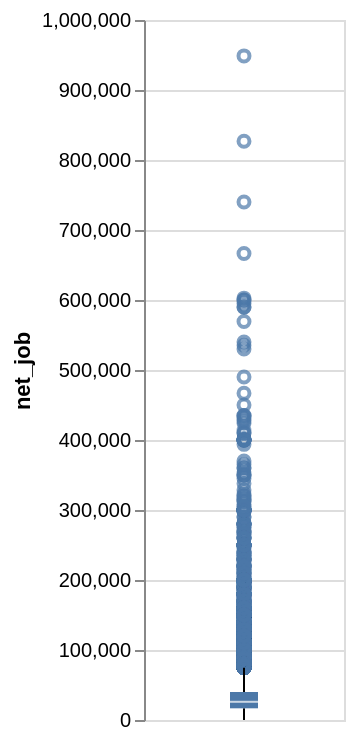

Notebook code for this chart:
### Code cell
prepsm_data.filter(pl.col('is_employed_has_disablity') == 0).plot.boxplot(y='net_job').properties(width=100, height=350)

### Figure 1 — Vega specification as saved in the notebook (floating-point values rounded to 4 significant figures; data arrays with more than 128 entries replaced by an {"elided": "..."} marker saying what was removed)
{"$schema": "https://vega.github.io/schema/vega/v6.json", "data": [{"name": "source_0"}, {"name": "data_0"}, {"name": "data_1", "values": {"elided": "3203 records"}}, {"name": "data_2"}, {"name": "data_3", "values": [{"lower_box_net_job": 16700.0, "lower_whisker_net_job": 0.0, "upper_whisker_net_job": 74600.0}]}, {"name": "data_4", "values": [{"lower_whisker_net_job": 0.0, "upper_box_net_job": 40000.0, "upper_whisker_net_job": 74600.0}]}, {"name": "data_5"}, {"name": "data_6", "values": [{"lower_box_net_job": 16700.0, "max_net_job": 948700.0, "mid_box_net_job": 26000.0, "min_net_job": 0.0, "upper_box_net_job": 40000.0}]}, {"name": "data_7", "values": [{"lower_box_net_job": 16700.0, "max_net_job": 948700.0, "mid_box_net_job": 26000.0, "min_net_job": 0.0, "upper_box_net_job": 40000.0}]}], "marks": [{"type": "symbol", "name": "layer_0_layer_0_marks", "from": {"data": "data_1"}, "encode": {"update": {"x": {"signal": "width", "mult": 0.5}, "y": {"field": "net_job", "scale": "y"}, "fill": {"value": "transparent"}, "stroke": {"value": "#4c78a8"}, "opacity": {"value": 0.7}}}, "style": ["point", "boxplot-outliers"]}, {"type": "rule", "name": "layer_0_layer_1_layer_0_marks", "from": {"data": "data_3"}, "encode": {"update": {"x": {"signal": "width", "mult": 0.5}, "stroke": {"value": "black"}, "tooltip": {"signal": "{\"Upper Whisker of net_job\": format(datum[\"upper_whisker_net_job\"], \"\"), \"Lower Whisker of net_job\": format(datum[\"lower_whisker_net_job\"], \"\")}"}, "y": {"field": "lower_whisker_net_job", "scale": "y"}, "y2": {"field": "lower_box_net_job", "scale": "y"}}}, "style": ["rule", "boxplot-rule"], "aria": false}, {"type": "rule", "name": "layer_0_layer_1_layer_1_marks", "from": {"data": "data_4"}, "encode": {"update": {"stroke": {"value": "black"}, "y": {"field": "upper_box_net_job", "scale": "y"}, "tooltip": {"signal": "{\"Upper Whisker of net_job\": format(datum[\"upper_whisker_net_job\"], \"\"), \"Lower Whisker of net_job\": format(datum[\"lower_whisker_net_job\"], \"\")}"}, "y2": {"field": "upper_whisker_net_job", "scale": "y"}, "x": {"signal": "width", "mult": 0.5}}}, "style": ["rule", "boxplot-rule"], "aria": false}, {"type": "rect", "name": "layer_1_layer_0_marks", "from": {"data": "data_6"}, "encode": {"update": {"y2": {"field": "upper_box_net_job", "scale": "y"}, "fill": {"value": "#4c78a8"}, "xc": {"signal": "width", "mult": 0.5}, "tooltip": {"signal": "{\"Max of net_job\": format(datum[\"max_net_job\"], \"\"), \"Q3 of net_job\": format(datum[\"upper_box_net_job\"], \"\"), \"Median of net_job\": format(datum[\"mid_box_net_job\"], \"\"), \"Q1 of net_job\": format(datum[\"lower_box_net_job\"], \"\"), \"Min of net_job\": format(datum[\"min_net_job\"], \"\")}"}, "y": {"field": "lower_box_net_job", "scale": "y"}, "width": {"value": 14}}}, "style": ["bar", "boxplot-box"]}, {"type": "rect", "name": "layer_1_layer_1_marks", "from": {"data": "data_7"}, "encode": {"update": {"height": {"value": 1}, "tooltip": {"signal": "{\"Max of net_job\": format(datum[\"max_net_job\"], \"\"), \"Q3 of net_job\": format(datum[\"upper_box_net_job\"], \"\"), \"Median of net_job\": format(datum[\"mid_box_net_job\"], \"\"), \"Q1 of net_job\": format(datum[\"lower_box_net_job\"], \"\"), \"Min of net_job\": format(datum[\"min_net_job\"], \"\")}"}, "opacity": {"value": 0.7}, "fill": [{"value": "#4c78a8", "test": "datum['lower_box_net_job'] >= datum['upper_box_net_job']"}, {"value": "white"}], "width": {"value": 14}, "xc": {"signal": "width", "mult": 0.5}, "yc": {"field": "mid_box_net_job", "scale": "y"}}}, "style": ["tick", "boxplot-median"], "aria": false}], "scales": [{"name": "y", "type": "linear", "domain": {"fields": [{"data": "data_1", "field": "net_job"}, {"data": "data_3", "field": "lower_whisker_net_job"}, {"data": "data_3", "field": "lower_box_net_job"}, {"data": "data_4", "field": "upper_box_net_job"}, {"data": "data_4", "field": "upper_whisker_net_job"}, {"data": "data_6", "field": "lower_box_net_job"}, {"data": "data_6", "field": "upper_box_net_job"}, {"data": "data_7", "field": "mid_box_net_job"}]}, "range": [{"signal": "height"}, 0], "nice": true, "zero": true}], "axes": [{"scale": "y", "minExtent": 0, "zindex": 0, "aria": false, "orient": "left", "maxExtent": 0, "domain": false, "labels": false, "ticks": false, "grid": true, "tickCount": {"signal": "ceil(height/40)"}}, {"scale": "y", "grid": false, "labelOverlap": true, "orient": "left", "title": "net_job", "tickCount": {"signal": "ceil(height/40)"}, "zindex": 0}], "padding": 5, "height": 350, "background": "white", "style": "cell", "width": 100}
